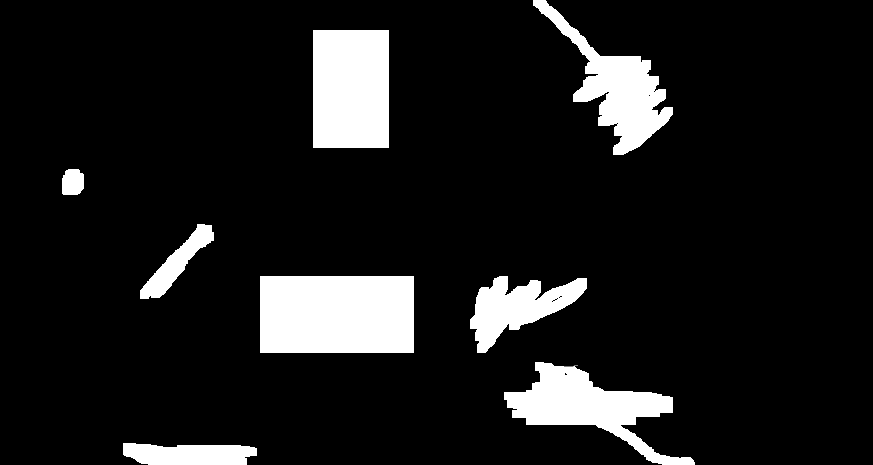
#> input picture rrt/not-works/RRT-Star-Acceleration-master/Accelerated RRT star/PythonTests/path2.png, 873 x 465 px
$ python rrt.py   (older library calls are emulated)
#> lines starting #> are read from the running program, lines starting #| are printed output that depends on the picture; after the words box and inside, x2 and y2 are one past the last pixel; in counts of white or black regions, pixels touching at a corner belong together
### rrt/not-works/RRT-Star-Acceleration-master/Accelerated RRT star/PythonTests/scopeROIobstacle.py
import numpy as np
import cv2
#input is point in img. the function flood from the start point and find all the pixels
#in image that are connnected to the start point pixel AND in the same color
# can think on that as BFS
# the return rectangle is not minimal.
def findROI(wholeImg,startPoint):
    h, w = wholeImg.shape[:2]
    mask = np.zeros((h+2, w+2), np.uint8)
    floodflags = 4
    floodflags |= cv2.FLOODFILL_FIXED_RANGE
    floodflags |= (255 << 8)
    num,im,mask,rect = cv2.floodFill(wholeImg, mask, startPoint, 222, floodflags)
    rect = np.int0(rect)
    return rect #return x,y of ROI and w,h . overall return 4 vars

### rrt/not-works/RRT-Star-Acceleration-master/Accelerated RRT star/PythonTests/revealObstacle.py
from scopeROIobstacle import *
from minRectFromROI import *
from extractRandom import *

#very huge function. this func uses other functions we built.
#input: obstacle point
#output: void. excluded points in obstacle from random generator
def fromObstPoint_to_excludedRandom(self,hasObstaclePoint):
    im_floodfill = self.im_th_extend.copy()
    th, im_floodfill = cv2.threshold(im_floodfill, 127, 255, cv2.THRESH_BINARY_INV)#inv binary
    minRectPoints = fromObstPoint_to_minRect(im_floodfill,self.im_th_extend,hasObstaclePoint[0],hasObstaclePoint[1])#includes many other functions we built
    goalInObstacle = IsPointInRevealedObstacle(minRectPoints, tuple([self.end.x,self.end.y]))#check if destination is in this obstacle
    if(goalInObstacle):# if it is - exit
        return
    self.obstacleList.append(minRectPoints)
    print("extract obstacle ",(self.counterObstacle) ," from random generator ")
    self.counterObstacle+=1#can delete- just for conosle print
    update_excluded(minRectPoints,self.excluded,self.to_allow_range)


#very big function. this func uses other functions we built.
#input: im_floodfill ,im_th_extend,node (we know the node is white ( in obstacle))
#output: min rectangle of this obstacle
#in parameters: im_th_extend can be not the extended version
def fromObstPoint_to_minRect(im_floodfill,im_th_extend,nodeX,nodeY):
    rectangleROIdriver=findROI(im_floodfill,(nodeX,nodeY))#return  x,y of ROI and w,h. not the image
    ROIRectx=rectangleROIdriver[0] #top left x of ROI
    ROIRecty=rectangleROIdriver[1] #top left y of ROI
    imgBinaryROI=im_th_extend[ROIRecty-1:ROIRecty+rectangleROIdriver[3]+1,ROIRectx-1:ROIRectx+rectangleROIdriver[2]+1]#img binary of ROI
    minRectPoints=findMinRect(imgBinaryROI)#return end points of minRect
    for i in range(0, 4):
        minRectPoints[i][0]=minRectPoints[i][0]+ROIRectx
        minRectPoints[i][1]=minRectPoints[i][1]+ROIRecty
    return minRectPoints


#input: binaryImage,radius of driver, node in the img_th
#output: point x,y of obstacle ( if so ) in the image_ext
def findObstaclePointByRadius(img_ext_th,radiusDriver,node): #return x,y of white point in roi
    topLeftROI=(node.x-radiusDriver,node.y-radiusDriver)
    roi = img_ext_th[node.y-radiusDriver:node.y+radiusDriver,node.x-radiusDriver:node.x+radiusDriver] #// part of img
    mask = np.zeros((2*radiusDriver,2*radiusDriver), np.uint8)# // all black
    cv2.circle(mask,(radiusDriver,radiusDriver), radiusDriver, (255,255,255), -1)
    img1_bg = cv2.bitwise_and(roi,roi,mask = mask)
    indices = np.where(img1_bg == [255])
    if(indices[0].size == 0):
        return False
    return (topLeftROI[0]+indices[1][0],topLeftROI[1]+indices[0][0]) # indices[0] is an array of all y coordinate ; indices[1] is an array of all x coordinate
# return point x,y of obstacle ( if so ) in the image_ext


#input: 4 points of obstacle, and point
#output: true if point is in obstacle. else : Flase
def IsPointInRevealedObstacle(points4obstacle,point):
    ctr=np.array([points4obstacle[0],points4obstacle[1],points4obstacle[2],points4obstacle[3]])# build contour form 4 points
    indicator = cv2.pointPolygonTest(ctr, point, False); #-1 is outside
    indicator = np.int0(indicator)
    if indicator==-1:
        return False#point is not in obstacle
    return True

#input: point
#output: true is we already revealed this obstacle. else return false
def isAlreadyInRevealedObstacle(self,hasObstaclePoint):
    for  points4obstacle in self.obstacleList:
        isAlreadyInRevealedObstacle = IsPointInRevealedObstacle(points4obstacle,hasObstaclePoint)#False means point is not in obstacle
        if(isAlreadyInRevealedObstacle == True):# because maybe we got random point that is very close to
             return True;       # our obstacle( not on it!) so the driver can't drive there and turn
                                # around
    return False; # we didn't yet reveal this obstacle

### rrt/not-works/RRT-Star-Acceleration-master/Accelerated RRT star/PythonTests/minRectFromROI.py
import numpy as np
import cv2
import math


#input: rectangle which return from cv2.minAreaRect
#output:the same object but the rectangle is slightly bigger
def getAwayFromEdge(rect):
    WidthHeightList=list(rect[1])# becuase tuple is unchangable so convert to list
    WidthHeightList[0]=WidthHeightList[0]+8 #extend the width. 8 is constant
    WidthHeightList[1]=WidthHeightList[1]+8 #extend the height. 8 is constant
    rectList=list(rect)
    rectList[1]=WidthHeightList;
    return tuple(rectList)

#thresh is the ROI ( part of whole image) and ofcourse Black&White
def findMinRect(thresh):
    image, contours, hierarchy = cv2.findContours(thresh,cv2.RETR_TREE,cv2.CHAIN_APPROX_SIMPLE )
    maxIndex=findIndexBiggestContour(contours)# always return 0 ?
    rect = cv2.minAreaRect(contours[maxIndex])
    box = cv2.boxPoints(getAwayFromEdge(rect))
    box = np.int0(box)# convert to integer
    return box #return min rectangle of obstacle in ROI

def findIndexBiggestContour(contours):#find biggest contour area size in contours list
    max=contours[0].size
    iMax=0
    iLoop=0
    for cont in contours:
        if cont.size>max:
            max=cont.size
            iMax=iLoop;
        iLoop=iLoop+1
    return iMax

def findCenterRadiusRectangle(box):#return ( (x1 +x2)/2 ,(y1 + y2)/2 ). of diagonal points and radius
    dx0=box[0][0]-box[1][0]
    dy0=box[0][1]-box[1][1]
    distance1=radiusOfDriver=math.sqrt(dx0 ** 2 + dy0 ** 2)
    dx1=box[0][0]-box[2][0]
    dy1=box[0][1]-box[2][1]
    distance2=radiusOfDriver=math.sqrt(dx1 ** 2 + dy1 ** 2)
    dx2=box[2][0]-box[1][0]
    dy2=box[2][1]-box[1][1]
    distance3=radiusOfDriver=math.sqrt(dx2 ** 2 + dy2 ** 2)
    maxDistance=max(distance1,distance2,distance3)
    radius=math.ceil(maxDistance/2)
    if(maxDistance==distance1):
        return (np.int0((box[0][0]+box[1][0])/2),np.int0((box[0][1]+box[1][1])/2),radius)
    if(maxDistance==distance2):
        return (np.int0((box[0][0]+box[2][0])/2),np.int0((box[0][1]+box[2][1])/2),radius)
    if(maxDistance==distance3):
        return (np.int0((box[2][0]+box[1][0])/2),np.int0((box[1][1]+box[1][1])/2),radius)


def findFrontwidthDriver(box):#find min width of driver rectangle (that we made)
    dx0=box[0][0]-box[1][0]
    dy0=box[0][1]-box[1][1]
    distance1=math.sqrt(dx0 ** 2 + dy0 ** 2)
    dx1=box[0][0]-box[2][0]
    dy1=box[0][1]-box[2][1]
    distance2=math.sqrt(dx1 ** 2 + dy1 ** 2)
    dx2=box[2][0]-box[1][0]
    dy2=box[2][1]-box[1][1]
    distance3=math.sqrt(dx2 ** 2 + dy2 ** 2)
    return np.int0(min(distance1,distance2,distance3))

### rrt/not-works/RRT-Star-Acceleration-master/Accelerated RRT star/PythonTests/between2points.py
import math
import numpy as np
import cv2
#input: image_extended, half width of driver, point1 ,point2
#output: if there is obstacle between 2 points- return any point on the obstacle.
#           the coordiantes of the returned point is according to image_extended
#        if not- return False
RADIAN=57.2957795
def findObstBetween2Points(img,halfWidth,point1,point2):

    theta = math.atan2(point1.y - point2.y, point1.x -point2.x)# direction to random XY
    theta*=RADIAN
    arrayPointsRectangle = []
    # Append empty lists in first two indexes.
    arrayPointsRectangle.append([])
    arrayPointsRectangle.append([])
    arrayPointsRectangle.append([])
    arrayPointsRectangle.append([])
    theta1Side=(theta+90)/RADIAN    # angle 90 degree to other point
    # Add elements to empty lists.
    arrayPointsRectangle[0].append(np.int0(point1.x+ halfWidth* math.cos(theta1Side))) #x point 1
    arrayPointsRectangle[0].append(np.int0(point1.y+ halfWidth* math.sin(theta1Side))) #y point 1

    arrayPointsRectangle[1].append(np.int0(point2.x+ halfWidth* math.cos(theta1Side))) #x point 2
    arrayPointsRectangle[1].append(np.int0(point2.y+ halfWidth* math.sin(theta1Side))) #y point 2

    theta2Side=(theta-90)/RADIAN # side 2 of theta.

    arrayPointsRectangle[2].append(np.int0(point1.x+ halfWidth* math.cos(theta2Side))) #x point 3
    arrayPointsRectangle[2].append(np.int0(point1.y+ halfWidth* math.sin(theta2Side))) #y point 3

    arrayPointsRectangle[3].append(np.int0(point2.x+ halfWidth* math.cos(theta2Side))) #x point 4
    arrayPointsRectangle[3].append(np.int0(point2.y+ halfWidth* math.sin(theta2Side))) #y point 4

    #now, get top left  ROI point:
    minxROI=min(arrayPointsRectangle[0][0],arrayPointsRectangle[1][0],arrayPointsRectangle[2][0],arrayPointsRectangle[3][0])-1   # top left ROI
    minyROI=min(arrayPointsRectangle[0][1],arrayPointsRectangle[1][1],arrayPointsRectangle[2][1],arrayPointsRectangle[3][1])-1

    # now, get bottom right ROI point:
    maxxROI=max(arrayPointsRectangle[0][0],arrayPointsRectangle[1][0],arrayPointsRectangle[2][0],arrayPointsRectangle[3][0])+1
    maxyROI=max(arrayPointsRectangle[0][1],arrayPointsRectangle[1][1],arrayPointsRectangle[2][1],arrayPointsRectangle[3][1])+1

    topLeftROI=(minxROI,minyROI)
    roi = img[minyROI:maxyROI,minxROI:maxxROI] # part of img
    mask = np.zeros((maxyROI-minyROI,maxxROI-minxROI), np.uint8)# all black
    x_p0RectInMask=arrayPointsRectangle[0][0]-minxROI# rotated (maybe) rect point  x in mask
    y_p0RectInMask=arrayPointsRectangle[0][1]-minyROI
    x_p1RectInMask=arrayPointsRectangle[1][0]-minxROI# rect point
    y_p1RectInMask=arrayPointsRectangle[1][1]-minyROI
    x_p2RectInMask=arrayPointsRectangle[2][0]-minxROI# rect point
    y_p2RectInMask=arrayPointsRectangle[2][1]-minyROI
    x_p3RectInMask=arrayPointsRectangle[3][0]-minxROI# rect point
    y_p3RectInMask=arrayPointsRectangle[3][1]-minyROI
    cv2.line(mask,(x_p0RectInMask,y_p0RectInMask),(x_p1RectInMask,y_p1RectInMask),(255,255,255),1)
    cv2.line(mask,(x_p1RectInMask,y_p1RectInMask),(x_p2RectInMask,y_p2RectInMask),(255,255,255),1)
    cv2.line(mask,(x_p2RectInMask,y_p2RectInMask),(x_p3RectInMask,y_p3RectInMask),(255,255,255),1)
    cv2.line(mask,(x_p3RectInMask,y_p3RectInMask),(x_p0RectInMask,y_p0RectInMask),(255,255,255),1)#for the following line
    im2, cnts, hierarchy = cv2.findContours(mask, cv2.RETR_TREE, cv2.CHAIN_APPROX_SIMPLE) #mask copy need?
    rect = cv2.minAreaRect(cnts[0])
    box = cv2.boxPoints(rect)
    box = np.int0(box)
    cv2.drawContours(mask,[box],0,(255,255,255),-1)
    img1_bg = cv2.bitwise_and(roi,roi,mask = mask)
    indices = np.where(img1_bg == 255)
    if(indices[0].size == 0):
        return False#safe
    return (topLeftROI[0]+indices[1][0],topLeftROI[1]+indices[0][0])#(y,x) in img_ext

### rrt/not-works/RRT-Star-Acceleration-master/Accelerated RRT star/PythonTests/extractRandom.py
import numpy as np
import math
import itertools
import random
from shapely.geometry import LineString

# [57 lines left out: functions insidetriangle, diagonal, not called in this run]


def update_excluded(obstacle,excluded, to_allow_range):

    if(obstacle == []):
       return;

    new_obstacle = sorted(obstacle , key=lambda k: [k[0], k[1]]) #sort by x value. in case of tie then by y
    dist = dict()
    x0=new_obstacle[0][0]
    y0=new_obstacle[0][1]
    p0=(x0,y0)
    for x, y in new_obstacle[1:]:
        dist[x,y] = math.hypot(x - x0, y - y0)

    sorted_dists = sorted(dist, key=lambda x: dist[x])  #sort by distance from base point, all points of rectangle

    first_parameter_list = list()
    first_parameter_list.extend(tuple((x0,sorted_dists[0][0],sorted_dists[1][0])))
    second_parameter_list = list()
    second_parameter_list.extend(tuple((y0,sorted_dists[0][1],sorted_dists[1][1])))

    first_triangle = insidetriangle(first_parameter_list, second_parameter_list)

    first_parameter_list.clear()
    second_parameter_list.clear()
    first_parameter_list.extend(tuple((sorted_dists[2][0],sorted_dists[0][0],sorted_dists[1][0])))
    second_parameter_list.extend(tuple((sorted_dists[2][1],sorted_dists[0][1],sorted_dists[1][1])))

    second_triangle = insidetriangle(first_parameter_list, second_parameter_list)

    diagon =  diagonal(sorted_dists[0],sorted_dists[1])

    excluded.clear()
    excluded = set(first_triangle + second_triangle + diagon)
    to_allow_range_temp=list((set(to_allow_range) - excluded))
    to_allow_range.clear();
    to_allow_range.extend(to_allow_range_temp)

### rrt/not-works/RRT-Star-Acceleration-master/Accelerated RRT star/PythonTests/rrt.py

import random
import math
import copy
import numpy as np
import matplotlib.pyplot as plt
import cv2
from itertools import product
import itertools
from random import choice
import itertools

show_animation = True
#our files:
from scopeROIobstacle import *
from minRectFromROI import *
from revealObstacle import *
from between2points import *
from extractRandom import *
ENOUGH_CLOSE_TO_GOAL = 150
class RRT():
    """
    Class for RRT Planning
    """

    def __init__(self, start, goal, obstacleList,widthOfDriver,centerDriver, randArea,im_th_extend,im_th_drawing_ext,
                 maxIter=150):
        """
        Setting Parameter
        start:Start Position [x,y]
        goal:Goal Position [x,y]
        obstacleList:obstacle Positions [[x,y,size],...]
        randArea:Ramdom Samping Area [min,max]
        """
        self.start = Node(start[0], start[1])# in im_th_extend image
        self.end = Node(goal[0], goal[1])#in im_th_extend image
        self.rows = randArea[0]  #in original image + bordersize
        self.columns = randArea[1]#in original image + bordersize
        self.maxIter = maxIter
        self.obstacleList = obstacleList
        self.widthOfDriver = widthOfDriver
        self.centerDriver = centerDriver     # x,y is in the extended image and radius of driver
        self.bordersize = randArea[2]# black border we added to margins of original image to prevent collusion when
             # the finding out of obstable size is near to  borders original image
        self.im_th_extend = im_th_extend
        self.im_th_drawing_ext = im_th_drawing_ext
        self.excluded = []
        self.counterObstacle = 1# just for console print.  can be deleted
        self.counterIteration=1 # just for console print.  can be deleted
        self.to_allow_range=list(itertools.product(range(self.bordersize, self.columns + 1), range(self.bordersize, self.rows + 1)))#the allowed range for random


    def Planning(self, animation=True):
        """
        Pathplanning
        animation: flag for animation on or off
        """
        animation=False;

        self.nodeList = [self.start]#array
        for i in range(self.maxIter):
            rnd = self.get_random_point()#random x y point
            nind = self.GetNearestListIndex(self.nodeList, rnd)#index of nearest x y in array
            newNode = self.steer(rnd, nind)#create newNode in the right direction to nearest
            nearNode = self.nodeList[nind]
            if animation:
                self.DrawGraph(rnd)
            if self.__CollisionCheck(newNode) and self.check_collision_extend(nearNode,newNode) :#false means there is collision
                nearinds = self.find_near_nodes(newNode)#no collision# return all points in tree that are neighbors of our new Node
                newNode = self.choose_parent(newNode, nearinds)
                self.nodeList.append(newNode)
                self.rewire(newNode, nearinds)

        # generate coruse
        lastIndex = self.get_best_last_index()
        if lastIndex is None:
            return None
        path = self.gen_final_course(lastIndex)
        return path

    def choose_parent(self, newNode, nearinds):
        if len(nearinds) == 0:
            return newNode
        dlist = []# prices for potential paths to NewNode
        for i in nearinds:# all neighbors of our new node
            dx = newNode.x - self.nodeList[i].x
            dy = newNode.y - self.nodeList[i].y
            d = math.sqrt(dx ** 2 + dy ** 2)
            if self.check_collision_extend(self.nodeList[i],newNode):#false means there is obstacle.  true is safe
                dlist.append(self.nodeList[i].cost + d)#no collision
            else:
                dlist.append(float("inf"))
        mincost = min(dlist)
        minind = nearinds[dlist.index(mincost)]
        if mincost == float("inf"):
            print("mincost is inf")
            return newNode
        newNode.cost = mincost
        newNode.parent = minind
        return newNode

    def steer(self, rnd, nind):

        # expand tree
        nearestNode = self.nodeList[nind]
        newNode = Node(rnd[0], rnd[1])
        dx = newNode.x - nearestNode.x
        dy = newNode.y - nearestNode.y
        distance = math.sqrt(dx ** 2 + dy ** 2)
        newNode.cost = nearestNode.cost + distance
        newNode.parent = nind # parent of NewNode = index in the array nodeList
        return newNode

    def get_random_point(self):

        random_point = random.choice( self.to_allow_range)
        print(self.counterIteration,"\\", self.maxIter," : " ,random_point)
        self.counterIteration+=1
        return random_point


    # [24 lines left out: functions get_best_last_index, gen_final_course, not called in this run]

    def calc_dist_to_goal(self, x, y):
        return np.linalg.norm([x - self.end.x, y - self.end.y])

    def find_near_nodes(self, newNode):# return all points in tree that are neighbors of our new Node
        nnode = len(self.nodeList)
        r =20 +(180/nnode ** (1. / 3))
        dlist = [(node.x - newNode.x) ** 2 + (node.y - newNode.y) ** 2 for node in self.nodeList]
        nearinds = [dlist.index(i) for i in dlist if i <= r ** 2]
        return nearinds

    def rewire(self, newNode, nearinds):
        nnode = len(self.nodeList)
        for i in nearinds:
            nearNode = self.nodeList[i]
            dx = newNode.x - nearNode.x
            dy = newNode.y - nearNode.y
            d = math.sqrt(dx ** 2 + dy ** 2)
            scost = newNode.cost + d # maybe the new cost for the current near object
            if nearNode.cost > scost:
                if self.check_collision_extend(nearNode,newNode):#true is safe
                    nearNode.parent = nnode - 1# free way- nnode -1 is exactly newNode index
                    nearNode.cost = scost

    def check_collision_extend(self, nearNode, newNode):
        #return True if the way is free
        hasObstacle = findObstBetween2Points(self.im_th_extend,np.int0(self.widthOfDriver / 2),nearNode,newNode)#False is safe
        if(hasObstacle):#true here means there is obstacle
            if(not isAlreadyInRevealedObstacle(self,hasObstacle)):
               fromObstPoint_to_excludedRandom(self,hasObstacle)# huge function. recieved obstacle point and exclude obstacles points from random generator
            return False # collision

        return not hasObstacle # because we want that flase will be obstacle.  True is safe
        #if we got to this return- it's safe - return true


    # [45 lines left out: function DrawGraph, not called in this run]


    def GetNearestListIndex(self, nodeList, rnd):
        dlist = [(node.x - rnd[0]) ** 2 + (node.y - rnd[1]) ** 2 for node in nodeList]
        minind = dlist.index(min(dlist))
        return minind

    def __CollisionCheck(self, node):#newnode

        if(self.im_th_extend[node.y,node.x] == 255):#if it's obstacle
            im_floodfill = self.im_th_extend.copy()
            th, im_floodfill = cv2.threshold(im_floodfill, 127, 255, cv2.THRESH_BINARY_INV)#inv binary
            minRectPoints = fromObstPoint_to_minRect(im_floodfill,self.im_th_extend,node.x,node.y)
            goalInObstacle = IsPointInRevealedObstacle(minRectPoints,tuple([self.end.x,self.end.y]))#check if destination is in this obstacle
            if(goalInObstacle):# if it is - exit
                return
            self.obstacleList.append(minRectPoints)
            print("extract obstacle ",(self.counterObstacle) ," from random generator ")
            self.counterObstacle+=1#can delete- just for conosle print
            update_excluded(minRectPoints,self.excluded,self.to_allow_range)
            return False
        else:#now let's check if there is obstacle around this node
            hasObstaclePoint = findObstaclePointByRadius(self.im_th_extend,self.centerDriver[2],node)
              # findObstaclePointByRadius checks if there is no obstacle it return False.  if there is- it return x,y of
              # one white point in theo bstacle
            if(hasObstaclePoint != False):# there is obstacle.  so we have (x,y) in hasObstaclePoint
                 if(not isAlreadyInRevealedObstacle(self,hasObstaclePoint)):# because maybe we near the obstacle, not in it- so the driver can turn around there
                    fromObstPoint_to_excludedRandom(self,hasObstaclePoint)# huge function. recieved obstacle point and exclude obstacles points from random generator
                 return False   # collusion

        return True#safe- no collusion
class Node():
    """
    RRT Node
    """

    def __init__(self, x, y):
        self.x = x
        self.y = y
        self.cost = 0.0
        self.parent = None


def main():
    print("Start rrt planning")
    start = (70, 180)
    # ====Search Path with RRT====
    obstacleList = []
    img = cv2.imread('path2.png')
#> img is the input picture: shape (465, 873, 3); min 0, max 255, mean 27.5
    imgray = cv2.cvtColor(img,cv2.COLOR_BGR2GRAY)
    ret,im_th = cv2.threshold(imgray,127,255,0)# regular binary
#> im_th: shape (465, 873); 10.8% white; 8 white regions, largest, box (x1, y1, x2, y2) and area: (260, 276, 414, 353) 11858, (313, 30, 389, 148) 8968, (504, 362, 695, 465) 7382
    im_floodfill = im_th.copy()
    th, im_floodfill = cv2.threshold(im_floodfill, 127, 255, cv2.THRESH_BINARY_INV)#inv binary
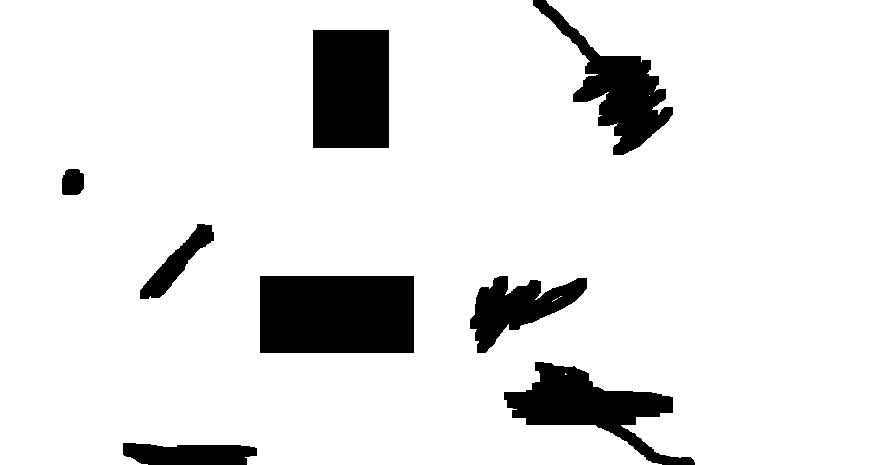
#> im_floodfill: shape (465, 873); 89.2% white; 8 black regions, largest, box (x1, y1, x2, y2) and area: (260, 276, 414, 353) 11858, (313, 30, 389, 148) 8968, (504, 362, 695, 465) 7382
    minRectPoints = fromObstPoint_to_minRect(im_floodfill,im_th,start[0],start[1])#return minRectangle of obstacle
#> in findROI, `num,im,mask,rect = cv2.floodFill(wholeImg, mask, startPoint, 222, floo..`:
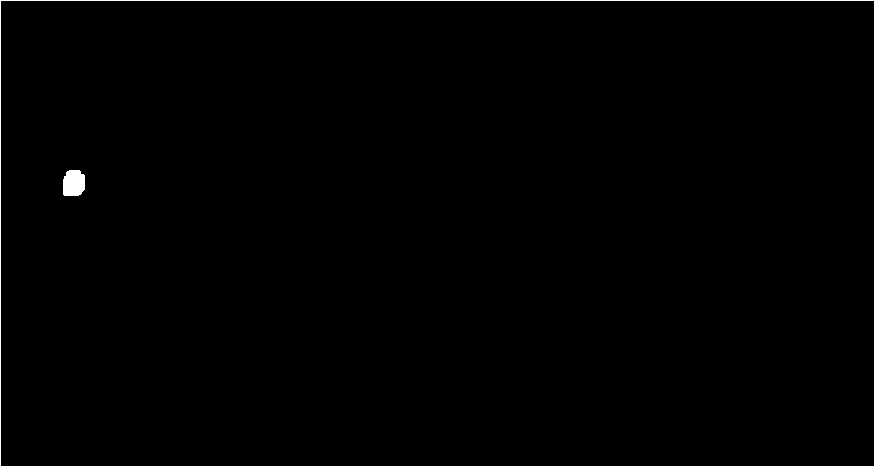
#> mask: shape (467, 875); values 0 (black) and 1 (white), 0.78% white in thin lines or dots
#> in findROI, `num,im,mask,rect = cv2.floodFill(wholeImg, mask, startPoint, 222, floo..`: num = 509; rect = (62, 169, 22, 26)
#> in findROI, `rect = np.int0(rect)`: rect = [62, 169, 22, 26]
#> (the rest of the program and of its run is left out)
